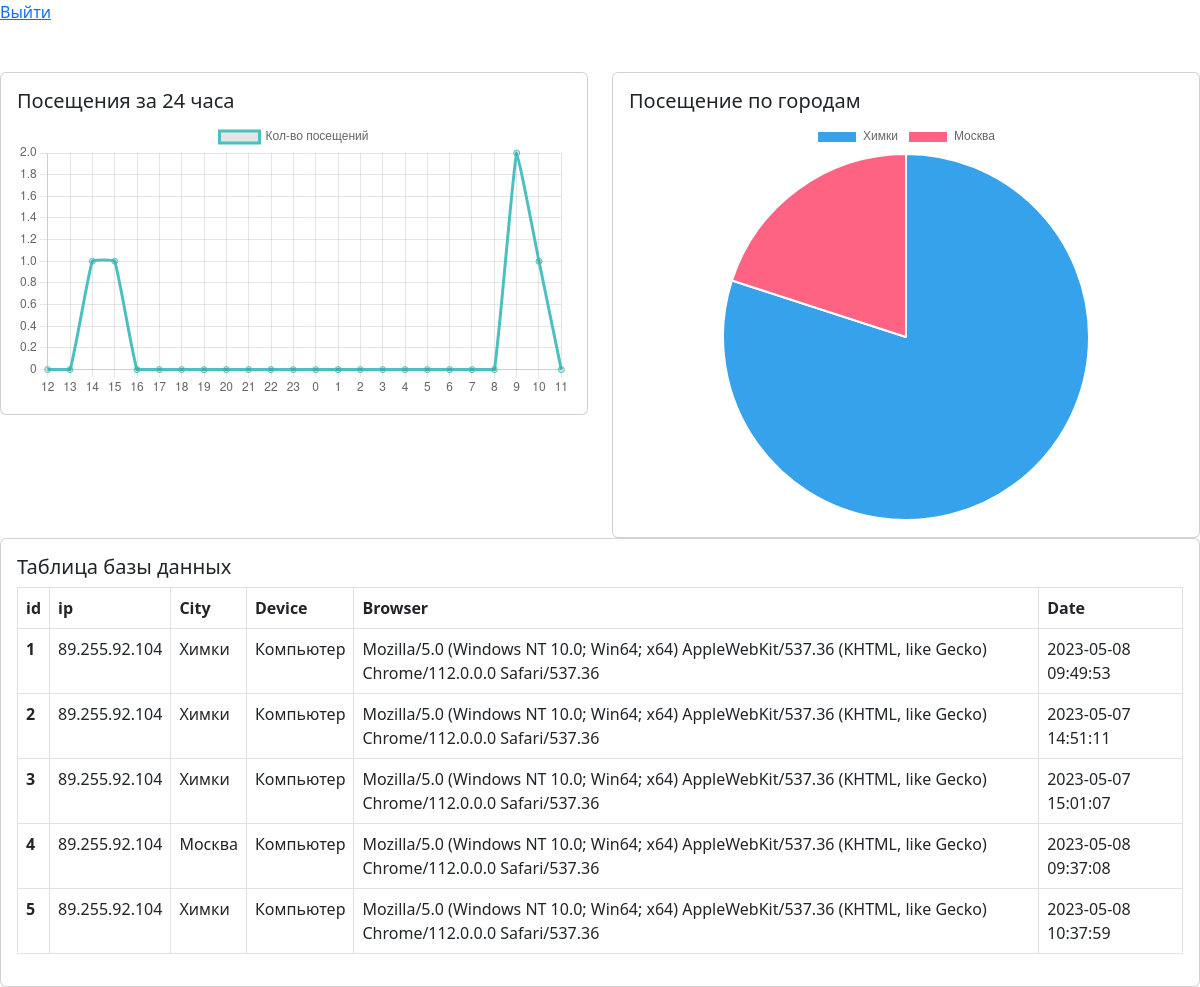
Page /test3_admin.php on the committed database.
### tables this page shows
CREATE TABLE `visit` (
  `id` int NOT NULL,
  `ip` varchar(100) NOT NULL,
  `city` varchar(100) NOT NULL,
  `device` varchar(100) NOT NULL,
  `browser` text NOT NULL,
  `date` datetime NOT NULL DEFAULT CURRENT_TIMESTAMP
);

### test3_admin.php (the view, shortened to what this page needs)
<?php
require_once 'task3/config.php';
try {
    $dsn = "mysql:host=$host;dbname=$db;charset=$charset";
    $opt = [
        PDO::ATTR_ERRMODE => PDO::ERRMODE_EXCEPTION,
        PDO::ATTR_DEFAULT_FETCH_MODE => PDO::FETCH_ASSOC,
        PDO::ATTR_EMULATE_PREPARES => false,
    ];
    $pdo = new PDO($dsn, $user, $pass, $opt);
    $allInfo = [];
    $city = [];
    $sql = 'SELECT * FROM visit';
    foreach ($pdo->query($sql) as $row) {
        $allInfo[] = $row;
        $city[] = $row['city'];
    }
    $visitCount = [];
    $now = date("Y-m-d H:i:s");
    $yesterday = (new DateTime('-1 days'))->format('Y-m-d H:i:s');
    $sql = "SELECT * FROM visit WHERE `date` BETWEEN '$yesterday' AND '$now'";
    foreach ($pdo->query($sql) as $row) {
        $visitCount[] = $row['date'];
    }
    $now = date("H");
    $hourdif = 23 - $now;
    $visitCountPerDay = [
    ];
    for ($i = $now; $i >= 0; $i--){
        if($i < 10){
            $visitCountPerDay['0'.$i] = 0;
        }else{
            $visitCountPerDay[$i] = 0;
        }
    }
    for ($i = 23; $i >= $hourdif-2; $i--){
        if($i < 10){
            $visitCountPerDay['0'.$i] = 0;
        }else{
            $visitCountPerDay[$i] = 0;
        }
    }
    $visitCountPerDay = array_reverse($visitCountPerDay, 1);
    foreach ($visitCount as $visit) {
        $visitHour = date('H', strtotime($visit));
        $visitCountPerDay[$visitHour] += 1;
    }
    $res = [
        'allInfo' => $allInfo,
        'city' => array_count_values($city),
        'count' => $visitCountPerDay
    ];
} catch (PDOExecption $e) {
    exit("Error!: " . $e->getMessage() . "</br>");
}
?>
<!DOCTYPE html>
<html lang="en">
<head>
    <link href="assets/vendor/bootstrap/css/bootstrap.min.css" rel="stylesheet">
    <link href="assets/vendor/bootstrap-icons/bootstrap-icons.css" rel="stylesheet">
    <link href="assets/vendor/boxicons/css/boxicons.min.css" rel="stylesheet">
    <link href="assets/vendor/quill/quill.snow.css" rel="stylesheet">
    <link href="assets/vendor/quill/quill.bubble.css" rel="stylesheet">
    <link href="assets/vendor/remixicon/remixicon.css" rel="stylesheet">
    <link href="assets/vendor/simple-datatables/style.css" rel="stylesheet">
</head>
<body>
<main id="main" class="main">
    <a href="task3.php">Выйти</a>
    <br>
    <br>
    <br>
    <div class="pagetitle">
    <section class="section">
        <div class="row">
            <div class="col-lg-6">
                <div class="card">
                    <div class="card-body">
                        <h5 class="card-title">Посещения за 24 часа</h5>
                        <canvas id="lineChart" style="max-height: 400px;"></canvas>
                        <script>
                            document.addEventListener("DOMContentLoaded", () => {
                                new Chart(document.querySelector('#lineChart'), {
                                    type: 'line',
                                    data: {
                                        labels: [<?php
                                            foreach(array_keys($res['count']) as $key){
                                                echo $key . ', ';
                                            }
                                            ?>],
                                        datasets: [{
                                            label: 'Кол-во посещений',
                                            data: [            <?php
                                                foreach($res['count'] as $count){
                                                    echo $count . ', ';
                                                }
                                                ?>],
                                            fill: false,
                                            borderColor: 'rgb(75, 192, 192)',
                                            tension: 0.1
                                        }]
                                    },
                                    options: {
                                        scales: {
                                            y: {
                                                beginAtZero: true
                                            }
                                        }
                                    }
                                });
                            });
                        </script>
                    </div>
                </div>
            </div>
            <div class="col-lg-6">
                <div class="card">
                    <div class="card-body">
                        <h5 class="card-title">Посещение по городам</h5>
                        <canvas id="pieChart" style="max-height: 400px;"></canvas>
                        <script>
                            document.addEventListener("DOMContentLoaded", () => {
                                new Chart(document.querySelector('#pieChart'), {
                                    type: 'pie',
                                    data: {
                                        labels: [
                                            <?php
                                            foreach(array_keys($res['city']) as $city){
                                                echo "'" . $city . "', ";
                                            }
                                            ?>
                                        ],
                                        datasets: [{
                                            label: 'Кол-во',
                                            data: [
                                                <?php
                                                foreach($res['city'] as $cityCount){
                                                    echo $cityCount . ', ';
                                                }
                                                ?>
                                            ],
                                            hoverOffset: 4
                                        }]
                                    }
                                });
                            });
                        </script>
                    </div>
                </div>
            </div>
        </div>
    </section>
        <div class="card">
            <div class="card-body">
                <h5 class="card-title">Таблица базы данных</h5>
                <table class="table table-bordered">
                    <thead>
                    <tr>
                        <th scope="col">id</th>
                        <th scope="col">ip</th>
                        <th scope="col">City</th>
                        <th scope="col">Device</th>
                        <th scope="col">Browser</th>
                        <th scope="col">Date</th>
                    </tr>
                    </thead>
                    <tbody>
                    <?php foreach ($res['allInfo'] as $visit): ?>
                        <tr>
                            <th scope="row"><?=$visit['id']?></th>
                            <td><?=$visit['ip']?></td>
                            <td><?=$visit['city']?></td>
                            <td><?=$visit['device']?></td>
                            <td><?=$visit['browser']?></td>
                            <td><?=$visit['date']?></td>
                        </tr>
                    <?php endforeach; ?>
                    </tbody>
                </table>
            </div>
        </div>
    </div>
</main>
</body>
</html>

### rows in the picture
visit: id "1", ip "89.255.92.104", city "Химки", device "Компьютер", browser "Mozilla/5.0 (Windows NT 10.0; Win64; x64) AppleWebKit/537.36 (KHTML, like Gecko) Chrome/112.0.0.0 Safari/537.36", date "2023-05-08 09:49:53"
visit: id "2", ip "89.255.92.104", city "Химки", device "Компьютер", browser "Mozilla/5.0 (Windows NT 10.0; Win64; x64) AppleWebKit/537.36 (KHTML, like Gecko) Chrome/112.0.0.0 Safari/537.36", date "2023-05-07 14:51:11"
visit: id "3", ip "89.255.92.104", city "Химки", device "Компьютер", browser "Mozilla/5.0 (Windows NT 10.0; Win64; x64) AppleWebKit/537.36 (KHTML, like Gecko) Chrome/112.0.0.0 Safari/537.36", date "2023-05-07 15:01:07"
visit: id "4", ip "89.255.92.104", city "Москва", device "Компьютер", browser "Mozilla/5.0 (Windows NT 10.0; Win64; x64) AppleWebKit/537.36 (KHTML, like Gecko) Chrome/112.0.0.0 Safari/537.36", date "2023-05-08 09:37:08"
visit: id "5", ip "89.255.92.104", city "Химки", device "Компьютер", browser "Mozilla/5.0 (Windows NT 10.0; Win64; x64) AppleWebKit/537.36 (KHTML, like Gecko) Chrome/112.0.0.0 Safari/537.36", date "2023-05-08 10:37:59"

### other values in the picture
chart data {{ $key }} 12, 13, 14, 15, 16, 17, 18, 19, 20, 21, 22, 23, 00, 01, 02, 03, 04, 05, 06, 07, 08, 09, 10, 11
chart data {{ $count }} 0, 0, 1, 1, 0, 0, 0, 0, 0, 0, 0, 0, 0, 0, 0, 0, 0, 0, 0, 0, 0, 2, 1, 0
chart data {{ $city }} Химки, Москва
chart data {{ $cityCount }} 4, 1
